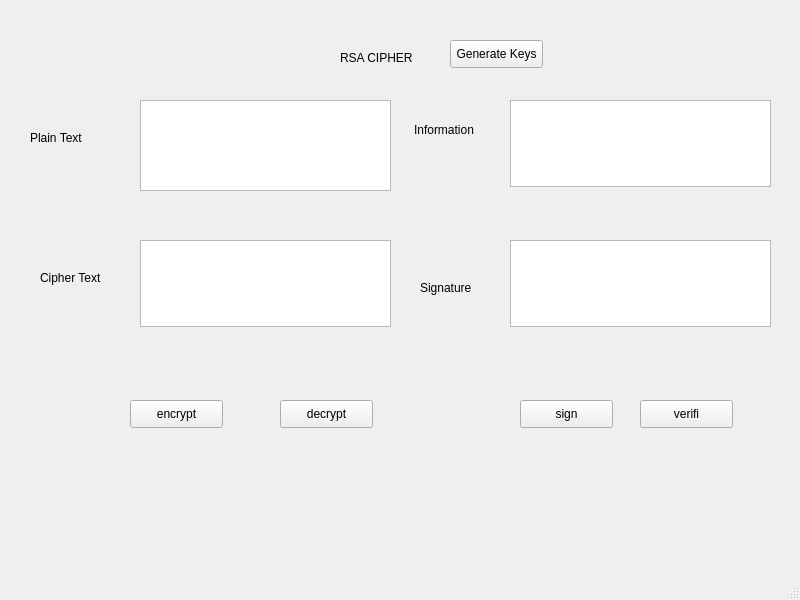
<?xml version="1.0" encoding="UTF-8"?>
<ui version="4.0">
 <class>MainWindow</class>
 <widget class="QMainWindow" name="MainWindow">
  <property name="geometry">
   <rect>
    <x>0</x>
    <y>0</y>
    <width>800</width>
    <height>600</height>
   </rect>
  </property>
  <property name="windowTitle">
   <string>MainWindow</string>
  </property>
  <widget class="QWidget" name="centralwidget">
   <widget class="QLabel" name="label">
    <property name="geometry">
     <rect>
      <x>30</x>
      <y>130</y>
      <width>55</width>
      <height>16</height>
     </rect>
    </property>
    <property name="text">
     <string>Plain Text</string>
    </property>
   </widget>
   <widget class="QLabel" name="label_2">
    <property name="geometry">
     <rect>
      <x>40</x>
      <y>270</y>
      <width>81</width>
      <height>16</height>
     </rect>
    </property>
    <property name="text">
     <string>Cipher Text</string>
    </property>
   </widget>
   <widget class="QLabel" name="label_3">
    <property name="geometry">
     <rect>
      <x>414</x>
      <y>120</y>
      <width>71</width>
      <height>20</height>
     </rect>
    </property>
    <property name="text">
     <string>Information</string>
    </property>
   </widget>
   <widget class="QLabel" name="label_4">
    <property name="geometry">
     <rect>
      <x>420</x>
      <y>280</y>
      <width>61</width>
      <height>16</height>
     </rect>
    </property>
    <property name="text">
     <string>Signature</string>
    </property>
   </widget>
   <widget class="QLabel" name="label_5">
    <property name="geometry">
     <rect>
      <x>340</x>
      <y>50</y>
      <width>101</width>
      <height>16</height>
     </rect>
    </property>
    <property name="text">
     <string>RSA CIPHER</string>
    </property>
   </widget>
   <widget class="QPushButton" name="pushButton">
    <property name="geometry">
     <rect>
      <x>450</x>
      <y>40</y>
      <width>93</width>
      <height>28</height>
     </rect>
    </property>
    <property name="text">
     <string>Generate Keys</string>
    </property>
   </widget>
   <widget class="QPushButton" name="pushButton_2">
    <property name="geometry">
     <rect>
      <x>130</x>
      <y>400</y>
      <width>93</width>
      <height>28</height>
     </rect>
    </property>
    <property name="text">
     <string>encrypt</string>
    </property>
   </widget>
   <widget class="QPushButton" name="pushButton_3">
    <property name="geometry">
     <rect>
      <x>280</x>
      <y>400</y>
      <width>93</width>
      <height>28</height>
     </rect>
    </property>
    <property name="text">
     <string>decrypt</string>
    </property>
   </widget>
   <widget class="QPushButton" name="pushButton_4">
    <property name="geometry">
     <rect>
      <x>520</x>
      <y>400</y>
      <width>93</width>
      <height>28</height>
     </rect>
    </property>
    <property name="text">
     <string>sign</string>
    </property>
   </widget>
   <widget class="QPushButton" name="pushButton_5">
    <property name="geometry">
     <rect>
      <x>640</x>
      <y>400</y>
      <width>93</width>
      <height>28</height>
     </rect>
    </property>
    <property name="text">
     <string>verifi</string>
    </property>
   </widget>
   <widget class="QTextEdit" name="textEdit">
    <property name="geometry">
     <rect>
      <x>140</x>
      <y>100</y>
      <width>251</width>
      <height>91</height>
     </rect>
    </property>
   </widget>
   <widget class="QTextEdit" name="textEdit_2">
    <property name="geometry">
     <rect>
      <x>140</x>
      <y>240</y>
      <width>251</width>
      <height>87</height>
     </rect>
    </property>
   </widget>
   <widget class="QTextEdit" name="textEdit_3">
    <property name="geometry">
     <rect>
      <x>510</x>
      <y>100</y>
      <width>261</width>
      <height>87</height>
     </rect>
    </property>
   </widget>
   <widget class="QTextEdit" name="textEdit_4">
    <property name="geometry">
     <rect>
      <x>510</x>
      <y>240</y>
      <width>261</width>
      <height>87</height>
     </rect>
    </property>
   </widget>
  </widget>
  <widget class="QMenuBar" name="menubar">
   <property name="geometry">
    <rect>
     <x>0</x>
     <y>0</y>
     <width>800</width>
     <height>26</height>
    </rect>
   </property>
  </widget>
  <widget class="QStatusBar" name="statusbar"/>
 </widget>
 <resources/>
 <connections/>
</ui>
